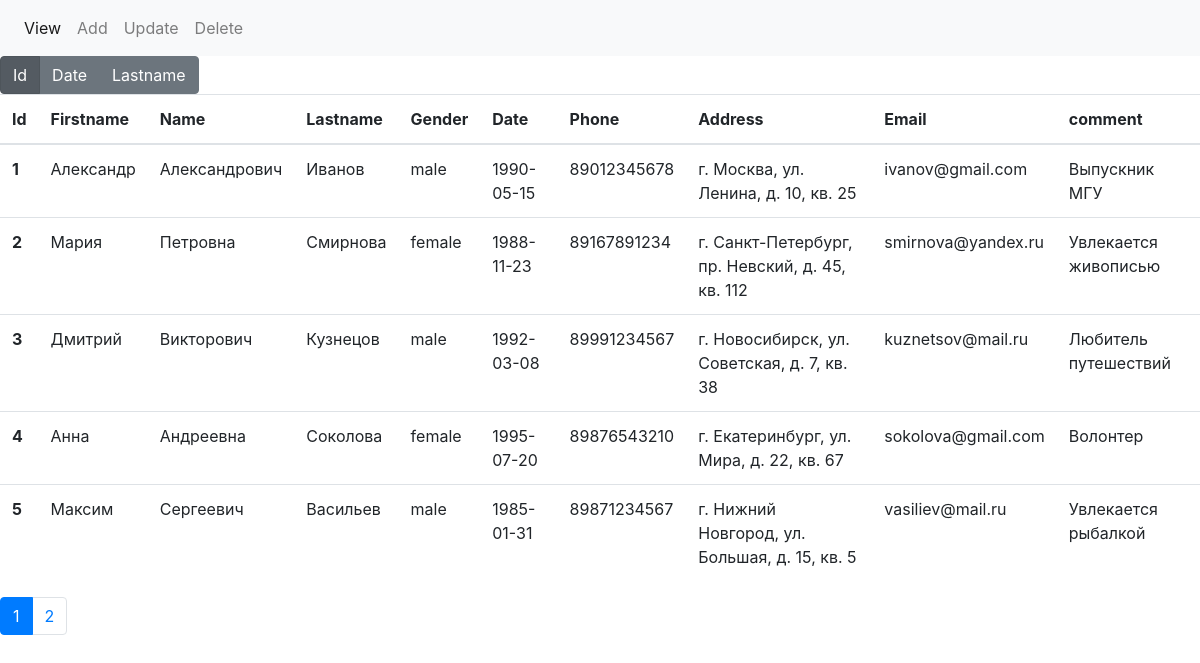
The page / on the database its author committed.
### tables this page shows
CREATE TABLE `friends` (
  `id` int(11) NOT NULL,
  `firstname` varchar(256) NOT NULL,
  `name` varchar(256) NOT NULL,
  `lastname` varchar(256) NOT NULL,
  `gender` varchar(256) NOT NULL,
  `date` date NOT NULL,
  `phone` bigint(20) NOT NULL,
  `address` varchar(256) NOT NULL,
  `email` varchar(256) NOT NULL,
  `comment` varchar(256) DEFAULT NULL
);

### view.php (the view, shortened to what this page needs)
<?php
    $res = mysqli_query($connect, "SELECT COUNT(*) FROM `friends`");
    $count = mysqli_fetch_row($res);
    $count_read = 5;
    $pages = ceil($count[0]/$count_read);
    $page = $_GET['page']*$count_read;
    $sql = 'SELECT * FROM `friends` ORDER BY '.$_GET['o'].' LIMIT '.$page.','.$count_read;
    $res = mysqli_query($connect, $sql);
?>
<table class="table">
  <thead>
    <tr>
      <th scope="col">Id</th>
      <th scope="col">Firstname</th>
      <th scope="col">Name</th>
      <th scope="col">Lastname</th>
      <th scope="col">Gender</th>
      <th scope="col">Date</th>
      <th scope="col">Phone</th>
      <th scope="col">Address</th>
      <th scope="col">Email</th>
      <th scope="col">comment</th>
    </tr>
  </thead>
  <tbody>
    <?php while($row = mysqli_fetch_assoc($res)):?>
    <tr>
      <th scope="row"><?=$row['id'];?></th>
      <td><?=$row['firstname'];?></td>
      <td><?=$row['name'];?></td>
      <td><?=$row['lastname'];?></td>
      <td><?=$row['gender'];?></td>
      <td><?=$row['date'];?></td>
      <td><?=$row['phone'];?></td>
      <td><?=$row['address'];?></td>
      <td><?=$row['email'];?></td>
      <td><?=$row['comment'];?></td>
    </tr>
    <?php endwhile;?>
  </tbody>
</table>
<nav aria-label="Page navigation example">
  <ul class="pagination">
    <?php for($i=0; $i<$pages; $i++):?>
        <li class="page-item <?php if($_GET['page'] == $i) echo 'active';?>"><a class="page-link" href="<?=$_SERVER['SCRIPT_NAME'];?>?page=<?=$i;?>"><?=$i+1;?></a></li>
    <?php endfor;?>
  </ul>
</nav>

### header.php (shortened to what this page needs)
<!doctype html>
<html lang="en">
  <head>
    <link rel="stylesheet" href="https://stackpath.bootstrapcdn.com/bootstrap/4.3.1/css/bootstrap.min.css">
  </head>
  <body>
    <header>
    <nav class="navbar navbar-expand-lg navbar-light bg-light">
  <div class="collapse navbar-collapse" id="navbarNav">
    <ul class="navbar-nav">
    <?php if(isset($_GET['p']) && $_GET['p']=='view') echo '<li class="nav-item active">';?>
        <a class="nav-link" href="?p=view">View </a>
      </li>
        <a class="nav-link" href="?p=add">Add</a>
        <a class="nav-link" href="?p=update">Update</a>
        <a class="nav-link" href="?p=delete">Delete</a>
    </ul>
  </div>
</nav>
    </header>
    <main>
        <?php if ($_GET['p'] == 'view'):?>
        <div class="btn-group" role="group" aria-label="Basic example">
            <a href="?o=id&page=<?=$_GET['page'];?>" class="btn btn-secondary <?php if($_GET['o'] == 'id') echo 'active';?>">Id</a>
            <a href="?o=date&page=<?=$_GET['page'];?>" class="btn btn-secondary <?php if($_GET['o'] == 'date') echo 'active';?>">Date</a>
            <a href="?o=lastname&page=<?=$_GET['page'];?>" class="btn btn-secondary <?php if($_GET['o'] == 'lastname') echo 'active';?>">Lastname</a>
        </div>
        <?php endif;?>

### index.php (shortened to what this page needs)
<?php
require('header.php');
    if(isset($_GET['p']) &&
            ($_GET['p'] == 'view' || $_GET['p'] == 'add' ||
            $_GET['p'] == 'update' || $_GET['p'] == 'delete'))
            include($_GET['p'].'.php');

### rows shown on the page
friends: id "1", firstname "Александр", name "Александрович", lastname "Иванов", gender "male", date "1990-05-15", phone "89012345678", address "г. Москва, ул. Ленина, д. 10, кв. 25", email "ivanov@gmail.com", comment "Выпускник МГУ"
friends: id "2", firstname "Мария", name "Петровна", lastname "Смирнова", gender "female", date "1988-11-23", phone "89167891234", address "г. Санкт-Петербург, пр. Невский, д. 45, кв. 112", email "smirnova@yandex.ru", comment "Увлекается живописью"
friends: id "3", firstname "Дмитрий", name "Викторович", lastname "Кузнецов", gender "male", date "1992-03-08", phone "89991234567", address "г. Новосибирск, ул. Советская, д. 7, кв. 38", email "kuznetsov@mail.ru", comment "Любитель путешествий"
friends: id "4", firstname "Анна", name "Андреевна", lastname "Соколова", gender "female", date "1995-07-20", phone "89876543210", address "г. Екатеринбург, ул. Мира, д. 22, кв. 67", email "sokolova@gmail.com", comment "Волонтер"
friends: id "5", firstname "Максим", name "Сергеевич", lastname "Васильев", gender "male", date "1985-01-31", phone "89871234567", address "г. Нижний Новгород, ул. Большая, д. 15, кв. 5", email "vasiliev@mail.ru", comment "Увлекается рыбалкой"
